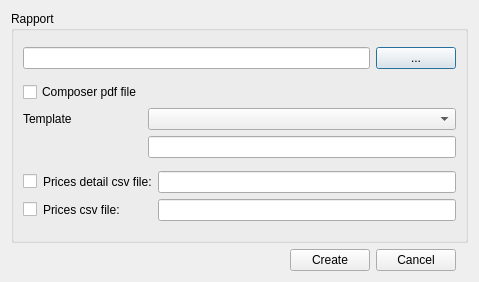
<?xml version="1.0" encoding="UTF-8"?>
<ui version="4.0">
 <class>dlg_psector_rapport</class>
 <widget class="QDialog" name="dlg_psector_rapport">
  <property name="geometry">
   <rect>
    <x>0</x>
    <y>0</y>
    <width>479</width>
    <height>282</height>
   </rect>
  </property>
  <property name="windowTitle">
   <string>Psector rapport</string>
  </property>
  <layout class="QGridLayout" name="gridLayout_2">
   <item row="0" column="0" colspan="3">
    <widget class="QGroupBox" name="grb_rapport">
     <property name="title">
      <string>Rapport</string>
     </property>
     <layout class="QGridLayout" name="gridLayout">
      <item row="0" column="0" colspan="3">
       <layout class="QGridLayout" name="gridLayout_3">
        <item row="0" column="0">
         <widget class="QLineEdit" name="txt_path"/>
        </item>
        <item row="0" column="1">
         <widget class="QPushButton" name="btn_path">
          <property name="text">
           <string>...</string>
          </property>
         </widget>
        </item>
       </layout>
      </item>
      <item row="1" column="0" colspan="3">
       <layout class="QGridLayout" name="gridLayout_4">
        <item row="0" column="0">
         <widget class="QCheckBox" name="chk_composer">
          <property name="text">
           <string>Composer pdf file</string>
          </property>
         </widget>
        </item>
        <item row="1" column="0">
         <widget class="QLabel" name="lbl_template">
          <property name="text">
           <string>Template</string>
          </property>
         </widget>
        </item>
        <item row="1" column="1">
         <widget class="QComboBox" name="cmb_templates"/>
        </item>
        <item row="2" column="1">
         <widget class="QLineEdit" name="txt_composer_path"/>
        </item>
        <item row="0" column="1">
         <widget class="QLabel" name="lbl_composer_disabled">
          <property name="layoutDirection">
           <enum>Qt::LeftToRight</enum>
          </property>
          <property name="text">
           <string/>
          </property>
          <property name="alignment">
           <set>Qt::AlignLeading|Qt::AlignLeft|Qt::AlignVCenter</set>
          </property>
         </widget>
        </item>
       </layout>
      </item>
      <item row="2" column="0" colspan="3">
       <layout class="QGridLayout" name="gridLayout_5">
        <item row="0" column="0">
         <widget class="QCheckBox" name="chk_csv_detail">
          <property name="sizePolicy">
           <sizepolicy hsizetype="Maximum" vsizetype="Fixed">
            <horstretch>0</horstretch>
            <verstretch>0</verstretch>
           </sizepolicy>
          </property>
          <property name="text">
           <string/>
          </property>
         </widget>
        </item>
        <item row="1" column="1">
         <widget class="QLabel" name="lbl_prices_list">
          <property name="text">
           <string>Prices csv file:</string>
          </property>
         </widget>
        </item>
        <item row="0" column="1">
         <widget class="QLabel" name="lbl_detail_csv">
          <property name="sizePolicy">
           <sizepolicy hsizetype="Preferred" vsizetype="Preferred">
            <horstretch>0</horstretch>
            <verstretch>0</verstretch>
           </sizepolicy>
          </property>
          <property name="text">
           <string>Prices detail csv file:</string>
          </property>
         </widget>
        </item>
        <item row="1" column="0">
         <widget class="QCheckBox" name="chk_csv">
          <property name="sizePolicy">
           <sizepolicy hsizetype="Fixed" vsizetype="Fixed">
            <horstretch>0</horstretch>
            <verstretch>0</verstretch>
           </sizepolicy>
          </property>
          <property name="text">
           <string/>
          </property>
         </widget>
        </item>
        <item row="0" column="2">
         <widget class="QLineEdit" name="txt_csv_detail_path"/>
        </item>
        <item row="1" column="2">
         <widget class="QLineEdit" name="txt_csv_path"/>
        </item>
       </layout>
      </item>
     </layout>
    </widget>
   </item>
   <item row="2" column="0">
    <layout class="QGridLayout" name="lyt_buttons">
     <item row="0" column="1">
      <widget class="QPushButton" name="btn_ok">
       <property name="text">
        <string>Create</string>
       </property>
      </widget>
     </item>
     <item row="0" column="0">
      <spacer name="horizontalSpacer">
       <property name="orientation">
        <enum>Qt::Horizontal</enum>
       </property>
       <property name="sizeHint" stdset="0">
        <size>
         <width>254</width>
         <height>20</height>
        </size>
       </property>
      </spacer>
     </item>
     <item row="0" column="2">
      <widget class="QPushButton" name="btn_cancel">
       <property name="text">
        <string>Cancel</string>
       </property>
      </widget>
     </item>
    </layout>
   </item>
  </layout>
 </widget>
 <tabstops>
  <tabstop>txt_path</tabstop>
  <tabstop>btn_path</tabstop>
  <tabstop>chk_composer</tabstop>
  <tabstop>cmb_templates</tabstop>
  <tabstop>txt_composer_path</tabstop>
  <tabstop>txt_csv_detail_path</tabstop>
  <tabstop>txt_csv_path</tabstop>
  <tabstop>chk_csv_detail</tabstop>
  <tabstop>chk_csv</tabstop>
  <tabstop>btn_ok</tabstop>
  <tabstop>btn_cancel</tabstop>
 </tabstops>
 <resources/>
 <connections/>
</ui>
